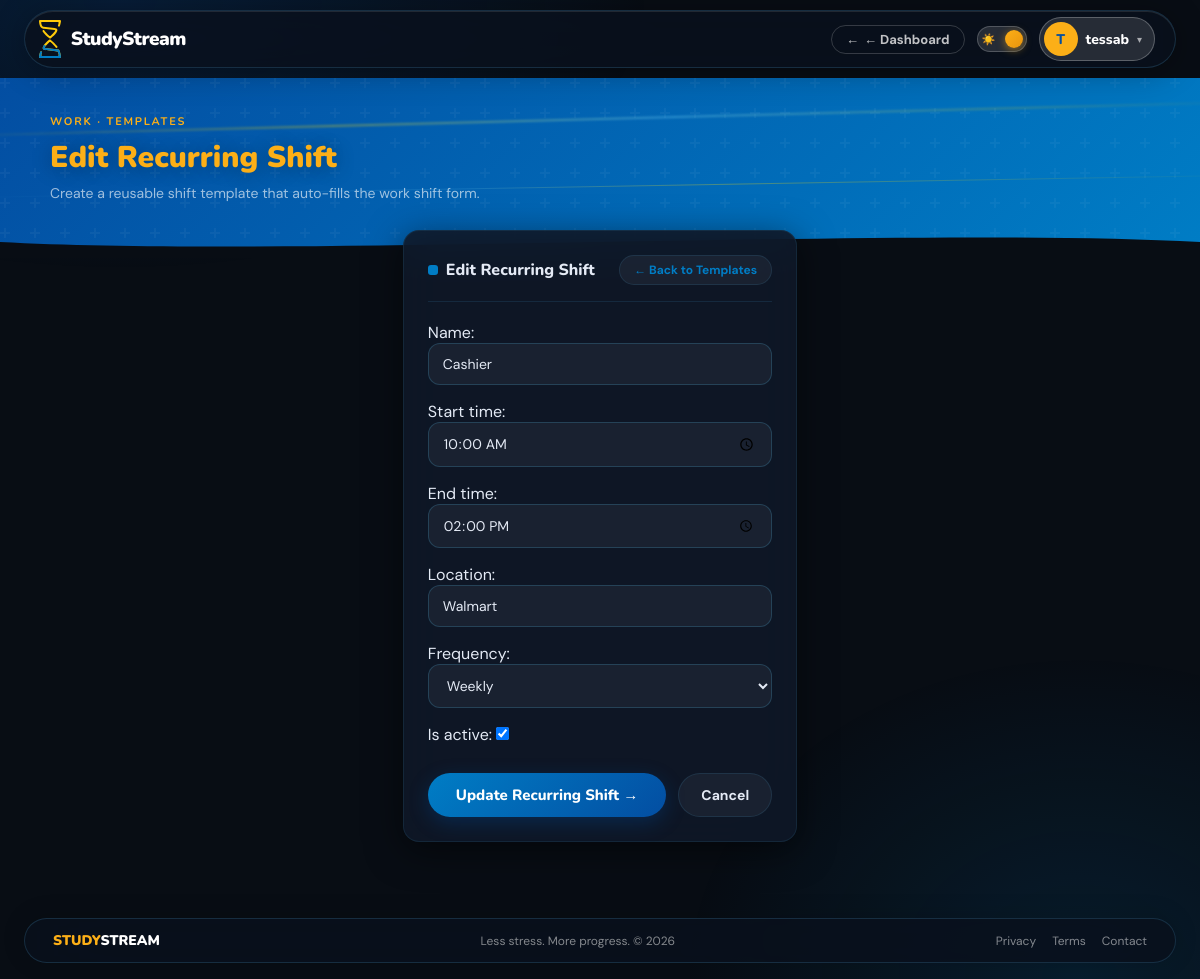
The app's page /home/dashboard/recurring-shifts/1/edit/ (signed in), older data.
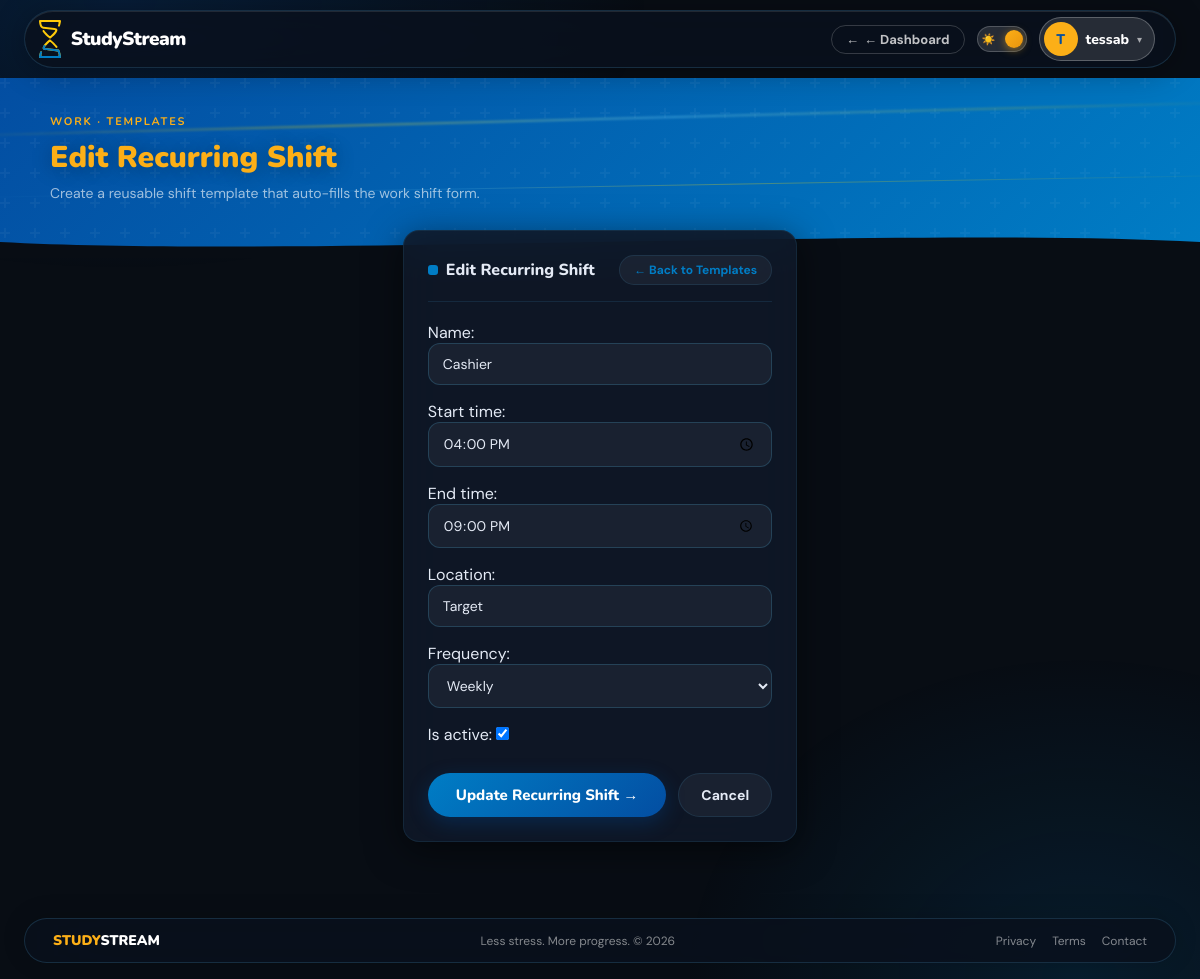
The same page, newer data.
### core/models.py (models this page shows, shortened)
class RecurringWorkShift(models.Model):
    RECUR_WEEKLY = "weekly"
    RECUR_BIWEEKLY = "biweekly"
    RECUR_MONTHLY = "monthly"
    RECUR_CHOICES = [
        (RECUR_WEEKLY, "Weekly"),
        (RECUR_BIWEEKLY, "Every 2 Weeks"),
        (RECUR_MONTHLY, "Monthly"),
    ]
    user = models.ForeignKey(settings.AUTH_USER_MODEL, on_delete=models.CASCADE)
    name = models.CharField(max_length=100)
    start_time = models.TimeField()
    end_time = models.TimeField()
    location = models.CharField(max_length=200, blank=True)
    recurrence_pattern = models.CharField(max_length=20, choices=RECUR_CHOICES, default=RECUR_WEEKLY)
    is_active = models.BooleanField(default=True)
    created_at = models.DateTimeField(auto_now_add=True)
    updated_at = models.DateTimeField(auto_now=True)
    class Meta:
        ordering = ["name", "start_time"]

### home/views.py (the view)
# urls.py: path('dashboard/recurring-shifts/<int:shift_id>/edit/', views.edit_recurring_shift, name='edit_recurring_shift'),
@login_required
def edit_recurring_shift(request, shift_id):
    recurring_shift = get_object_or_404(RecurringWorkShift, id=shift_id, user=request.user)
    if request.method == "POST":
        form = RecurringWorkShiftForm(request.POST, instance=recurring_shift)
        if form.is_valid():
            form.save()
            return redirect("recurring_shift_list")
    else:
        form = RecurringWorkShiftForm(instance=recurring_shift)
    context = {
        "form": form,
        "page_title": "Edit Recurring Shift",
        "submit_label": "Update Recurring Shift",
    }
    return render(request, "home/recurring_shift_form.html", context)

### home/forms.py
class RecurringWorkShiftForm(forms.ModelForm):
    class Meta:
        model = RecurringWorkShift
        fields = ["name", "start_time", "end_time", "location", "recurrence_pattern", "is_active"]
        labels = {
            "recurrence_pattern": "Frequency",
        }
        widgets = {
            "start_time": forms.TimeInput(attrs={"type": "time"}),
            "end_time": forms.TimeInput(attrs={"type": "time"}),
        }

### accounts/context_processors.py (called while the page is built)
def profile_context(request):
    if not request.user.is_authenticated:
        return {}
    profile = Profile.objects.filter(user=request.user).first()
    display = profile.display_name if profile and profile.display_name else request.user.username
    avatar  = profile.avatar_text[:1].upper() if profile and profile.avatar_text else display[:1].upper()
    return {
        'profile_display_name': display,
        'profile_avatar_text':  avatar,
    }

### home/templates/home/recurring_shift_form.html (shortened to what this page needs)
{% load static %}
<!DOCTYPE html>
<html lang="en" data-theme="dark">
<head>
    <link rel="stylesheet" href="{% static 'accounts/css/ss-shared.css' %}">
</head>
<body>
{% include "home/partials/navbar.html" with back_url="/home/" %}
    <div class="ss-banner">
      <div class="ss-banner-flare"></div>
      <div class="ss-banner-flare2"></div>
      <div class="ss-banner-content">
        <div class="ss-banner-eyebrow">Work · Templates</div>
        <div class="ss-banner-title"><span>{{ page_title }}</span></div>
        <div class="ss-banner-sub">Create a reusable shift template that auto-fills the work shift form.</div>
      </div>
      <div class="ss-banner-wave">
      </div>
    </div>
    <main class="ss-main" style="max-width:680px;">
      <div class="ss-card">
        <div class="ss-card-header">
          <div class="ss-card-title"><span class="dot dot-blue"></span>{{ page_title }}</div>
          <a href="{% url 'recurring_shift_list' %}" class="ss-btn-sm">← Back to Templates</a>
        </div>
        <form method="post" class="ss-form">
          {{ form.as_p }}
          <div style="display:flex;gap:12px;margin-top:12px;">
            <button type="submit" class="btn-primary">{{ submit_label }} →</button>
            <a href="{% url 'recurring_shift_list' %}" class="btn-secondary">Cancel</a>
          </div>
        </form>
      </div>
    </main>
    <div class="ss-footer-outer">
      <footer class="ss-footer">
        <div class="ss-footer-logo"><span class="w1">STUDY</span><span class="w2">STREAM</span></div>
        <div class="ss-footer-copy">Less stress. More progress. © 2026</div>
        <div class="ss-footer-links"><span>Privacy</span><span>Terms</span><span>Contact</span></div>
      </footer>
    </div>
</body>
</html>

Row changes from the older to the newer data that the page shows:
changed RecurringWorkShift "Cashier": start_time "10:00:00" → "16:00:00"; end_time "14:00:00" → "21:00:00"; location "Walmart" → "Target"
